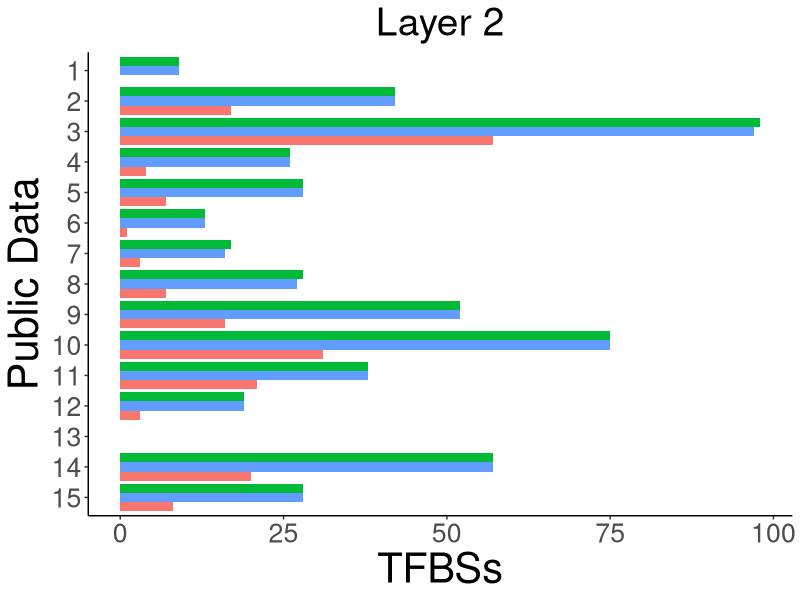

This chart was generated by the following R code:
library(ggplot2)
library(ggsci)

#levels(x$sample)

x <- data.frame(
    data   = c("1", "2", "3", "4", "5", "6", "7", "8", "9", "10", "11", "12", "13", "14", "15", "1", "2", "3", "4", "5", "6", "7", "8", "9", "10", "11", "12", "13", "14", "15", "1", "2", "3", "4", "5", "6", "7", "8", "9", "10", "11", "12", "13", "14", "15"),
    sample = c("Promoter","Promoter","Promoter","Promoter","Promoter","Promoter","Promoter","Promoter","Promoter","Promoter","Promoter","Promoter","Promoter","Promoter","Promoter","Enhancer","Enhancer","Enhancer","Enhancer","Enhancer","Enhancer","Enhancer","Enhancer","Enhancer","Enhancer","Enhancer","Enhancer","Enhancer","Enhancer","Enhancer","Promoter.Enhancer","Promoter.Enhancer","Promoter.Enhancer","Promoter.Enhancer","Promoter.Enhancer","Promoter.Enhancer","Promoter.Enhancer","Promoter.Enhancer","Promoter.Enhancer","Promoter.Enhancer","Promoter.Enhancer","Promoter.Enhancer","Promoter.Enhancer","Promoter.Enhancer","Promoter.Enhancer" ),
    number = c(0,17,57,4,7,1,3,7,16,31,21,3,0,20,8,9,42,97,26,28,13,16,27,52,75,38,19,0,57,28,9,42,98,26,28,13,17,28,52,75,38,19,0,57,28)
    )
    x$sample <- factor(x$sample, levels = unique(x$sample))

g <- ggplot(x, aes(x = data, y = number, fill = sample)) +
    geom_bar(stat = "identity", position = "dodge") +
    scale_x_discrete(limit=c('15','14','13','12','11','10','9','8','7','6','5','4','3','2','1')) +
    coord_flip() +
    labs(title = "Layer 2", x = "Public Data", y = "TFBSs", fill = "") +
    guides(fill = guide_legend(reverse = TRUE)) +
    scale_fill_manual(labels = c("Promoter", "Enhancer","Promoter/Enhancer"), values = c("#F8766D","#619CFF", "#00BA38")) +
    theme_classic() +
    theme(legend.position = "none")

g2 <- g +
      theme(plot.title = element_text(size = 28, hjust = 0.5), axis.title=element_text(size= 30), text = element_text(size = 24))
plot(g2)
